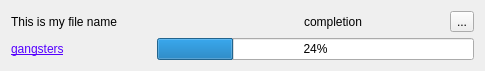
<?xml version="1.0" encoding="UTF-8"?>
<ui version="4.0">
 <class>Form</class>
 <widget class="QWidget" name="Form">
  <property name="geometry">
   <rect>
    <x>0</x>
    <y>0</y>
    <width>485</width>
    <height>68</height>
   </rect>
  </property>
  <property name="windowTitle">
   <string>Form</string>
  </property>
  <layout class="QGridLayout" name="gridLayout_2">
   <item row="0" column="0">
    <layout class="QGridLayout" name="gridLayout">
     <item row="0" column="0" colspan="2">
      <widget class="QLabel" name="label">
       <property name="text">
        <string>This is my file name</string>
       </property>
      </widget>
     </item>
     <item row="0" column="2">
      <widget class="QLabel" name="label_2">
       <property name="text">
        <string>completion</string>
       </property>
      </widget>
     </item>
     <item row="0" column="3">
      <widget class="QToolButton" name="toolButton">
       <property name="text">
        <string>...</string>
       </property>
      </widget>
     </item>
     <item row="1" column="1" colspan="3">
      <widget class="QProgressBar" name="progressBar">
       <property name="value">
        <number>24</number>
       </property>
      </widget>
     </item>
     <item row="1" column="0">
      <widget class="QLabel" name="label_6">
       <property name="styleSheet">
        <string notr="true">color: rgb(85, 0, 255);
text-decoration: underline;</string>
       </property>
       <property name="text">
        <string>gangsters</string>
       </property>
      </widget>
     </item>
    </layout>
   </item>
  </layout>
 </widget>
 <resources/>
 <connections/>
</ui>
